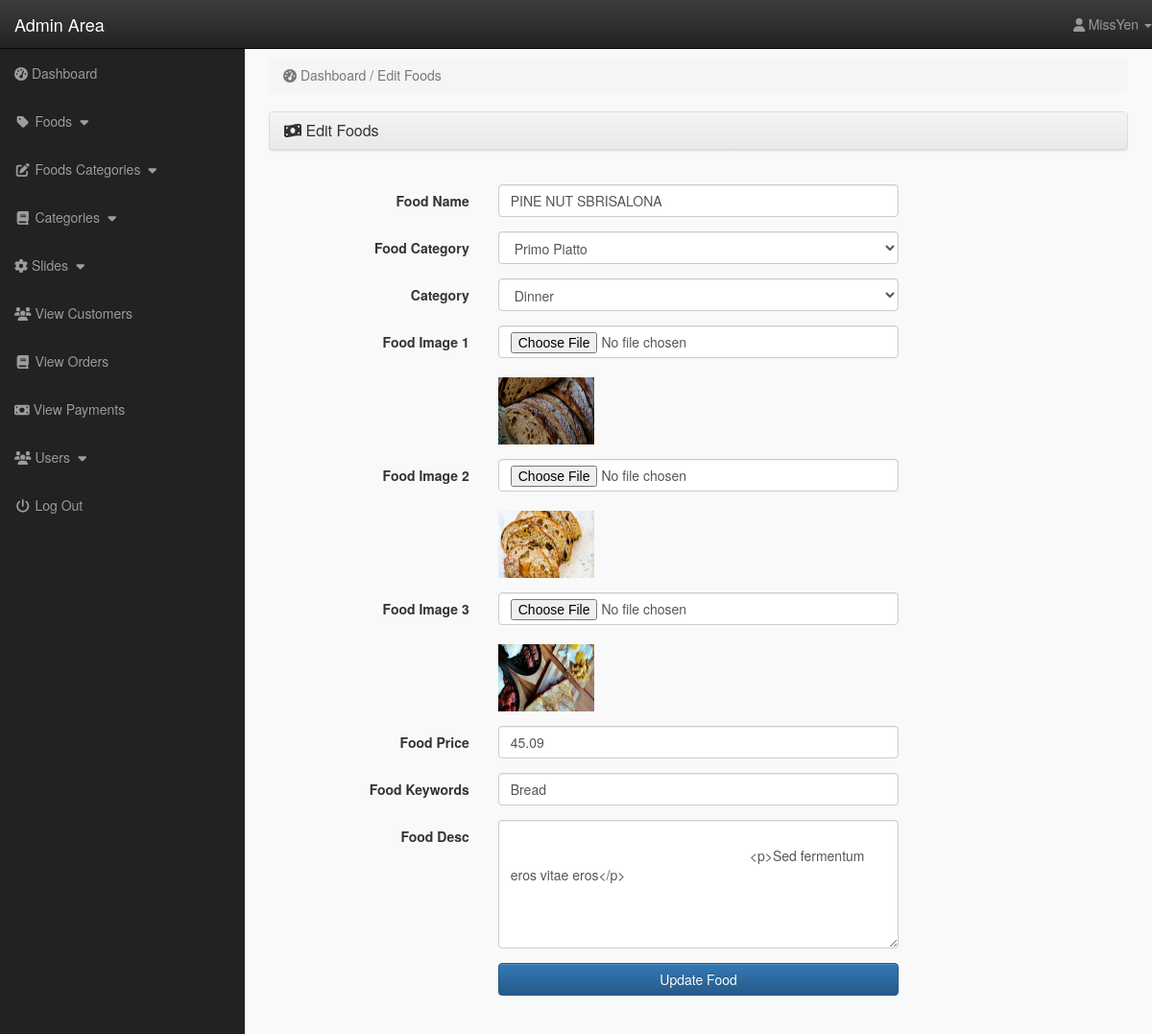
The app's page /admin_area/index.php?edit_food=1 (signed in) with its own data.
### tables this page shows
CREATE TABLE `foods` (
  `food_id` int(10) NOT NULL,
  `f_cat_id` int(10) NOT NULL,
  `cat_id` int(10) NOT NULL,
  `date` date NOT NULL,
  `food_name` text NOT NULL,
  `food_img1` text NOT NULL,
  `food_img2` text NOT NULL,
  `food_img3` text NOT NULL,
  `food_price` float NOT NULL,
  `food_keywords` text NOT NULL,
  `food_desc` text NOT NULL
);

CREATE TABLE `food_categories` (
  `f_cat_id` int(10) NOT NULL,
  `f_cat_name` text NOT NULL,
  `f_cat_desc` text NOT NULL
);

CREATE TABLE `categories` (
  `cat_id` int(10) NOT NULL,
  `cat_name` text NOT NULL,
  `cat_desc` text NOT NULL
);

### admin_area/edit_food.php (the view, shortened to what this page needs)
<?php
if(!isset($_SESSION['admin_email'])){
	echo "<script>window.open('login.php','_self')</script>";
}else{
?>
<?php
	if(isset($_GET['edit_food'])){
		$edit_id = $_GET['edit_food'];
		$get_edit_foods = "select * from foods where food_id='$edit_id'";
		$run_edit_foods = mysqli_query($conn,$get_edit_foods);
		$row_edit_foods = mysqli_fetch_array($run_edit_foods);
		$f_cat_id = $row_edit_foods['f_cat_id'];
		$cat_id = $row_edit_foods['cat_id'];
		$food_name = $row_edit_foods['food_name'];
		$food_img1 = $row_edit_foods['food_img1'];
		$food_img2 = $row_edit_foods['food_img2'];
		$food_img3 = $row_edit_foods['food_img3'];
		$food_price = $row_edit_foods['food_price'];
		$food_keywords = $row_edit_foods['food_keywords'];
		$food_desc = $row_edit_foods['food_desc'];
	}
	$get_f_cat = "select * from food_categories where f_cat_id='$f_cat_id'";
	$run_f_cat = mysqli_query($conn,$get_f_cat);
	$row_f_cat = mysqli_fetch_array($run_f_cat);
	$f_cat_name = $row_f_cat['f_cat_name'];
	$get_cat = "select * from categories where cat_id='$cat_id'";
	$run_cat = mysqli_query($conn,$get_cat);
	$row_cat = mysqli_fetch_array($run_cat);
	$cat_name = $row_cat['cat_name'];
?>
	<div class="row">
		<div class="col-lg-12">
			<ol class="breadcrumb">
				<li class="active">
					<i class="fas fa-tachometer-alt"></i> Dashboard / Edit Foods
				</li>
			</ol>
		</div>
	</div>
	<div class="row">
		<div class="col-lg-12">
			<div class="panel panel-default">
				<div class="panel-heading">
					<h3 class="panel-title">
						<i class="fas fa-money-bill-wave"></i> Edit Foods
					</h3>
				</div>
			</div>
			<div class="panel-body">
				<form action="" class="form-horizontal" method="post" enctype="multipart/form-data">
					<div class="form-group">
						<label for="" class="col-md-3 control-label">Food Name</label>
						<div class="col-md-6">
							<input type="text" class="form-control" name="food_name" value="<?php echo $food_name; ?>" required>
						</div>
					</div>
					<div class="form-group">
						<label for="" class="col-md-3 control-label">Food Category</label>
						<div class="col-md-6">
							<select name="f_cat_id" class="form-control">
								<option value="<?php echo $f_cat_id; ?>"> <?php echo $f_cat_name; ?> </option>
							</select>
						</div>
					</div>
					<div class="form-group">
						<label for="" class="col-md-3 control-label"> Category</label>
						<div class="col-md-6">
							<select name="cat_id" class="form-control">
								<option value="<?php echo $cat_id; ?>"> <?php echo $cat_name; ?> </option>
							</select>
						</div>
					</div>
					<div class="form-group">
						<label for="" class="col-md-3 control-label">Food Image 1 </label>
						<div class="col-md-6">
							<input type="file" class="form-control" name="food_img1">
							<br>
							<img src="product_images/<?php echo $food_img1; ?>" alt="<?php echo $food_name; ?>" width="100" height="70">
						</div>
					</div>
					<div class="form-group">
						<label for="" class="col-md-3 control-label">Food Image 2 </label>
						<div class="col-md-6">
							<input type="file" class="form-control" name="food_img2">
							<br>
							<img src="product_images/<?php echo $food_img2; ?>" alt="<?php echo $food_name; ?>" width="100" height="70">
						</div>
					</div>
					<div class="form-group">
						<label for="" class="col-md-3 control-label">Food Image 3 </label>
						<div class="col-md-6">
							<input type="file" class="form-control" name="food_img3">
							<br>
							<img src="product_images/<?php echo $food_img3; ?>" alt="<?php echo $food_name; ?>" width="100" height="70">
						</div>
					</div>
					<div class="form-group">
						<label for="" class="col-md-3 control-label">Food Price</label>
						<div class="col-md-6">
							<input type="text" class="form-control" name="food_price" value="<?php echo $food_price; ?>" required>
						</div>
					</div>
					<div class="form-group">
						<label for="" class="col-md-3 control-label">Food Keywords </label>
						<div class="col-md-6">
							<input type="text" class="form-control" name="food_keywords" value="<?php echo $food_keywords; ?>" required>
						</div>
					</div>
					<div class="form-group">
						<label for="" class="col-md-3 control-label">Food Desc </label>
						<div class="col-md-6">
							<textarea name="food_desc" class="form-control" cols="19" rows="6">
								<?php echo $food_desc; ?>
							</textarea>
						</div>
					</div>
					<div class="form-group">
						<label for="" class="col-md-3 control-label"></label>
						<div class="col-md-6">
							<input type="submit" class="btn btn-primary form-control" name="update" value="Update Food">
						</div>
					</div>
				</form>
			</div>
		</div>
	</div>
	<?php } ?>

### admin_area/includes/sidebar.php (shortened to what this page needs)
<?php
    if(!isset($_SESSION['admin_email'])){
        echo "<script>window.open('../login.php','_self')</script>";
    }else{
?>
<nav class="navbar navbar-inverse navbar-fixed-top">
    <div class="navbar-header">
        <a href="index.php?dashboard" class="navbar-brand">Admin Area</a>
    </div>
    <ul class="nav navbar-right top-nav">
        <li class="dropdown">
            <a href="#" class="dropdown-toggle" data-toggle="dropdown">
                <i class="fa fa-user"></i> <?php echo $admin_name; ?> <b class="caret"></b>
            </a>
        </li>
    </ul>
    <div class="collapse navbar-collapse navbar-ex1-collapse">
        <ul class="nav navbar-nav side-nav">
            <li>
                <a href="index.php?dashboard">
                    <i class="fas fa-tachometer-alt"></i> Dashboard
                </a>
            </li>
            <li>
                <a href="#" data-toggle="collapse" data-target="#products">
                    <i class="fa fa-fw fa-tag"></i> Foods
                    <i class="fa fa-fw fa-caret-down"></i>
                </a>
            </li>
            <li>
                <a href="#" data-toggle="collapse" data-target="#p_cat">
                    <i class="fa fa-fw fa-edit"></i> Foods Categories
                    <i class="fa fa-fw fa-caret-down"></i>
                </a>
            </li>
            <li>
                <a href="#" data-toggle="collapse" data-target="#cat">
                    <i class="fa fa-fw fa-book"></i> Categories
                    <i class="fa fa-fw fa-caret-down"></i>
                </a>
            </li>
            <li>
                <a href="#" data-toggle="collapse" data-target="#slides">
                    <i class="fas fa-cog"></i> Slides
                    <i class="fa fa-fw fa-caret-down"></i>
                </a>
            </li>
            <li>
                <a href="index.php?view_customers">
                    <i class="fa fa-fw fa-users"></i> View Customers
                </a>
            </li>
            <li>
                <a href="index.php?view_orders">
                    <i class="fa fa-fw fa-book"></i> View Orders
                </a>
            </li>
            <li>
                <a href="index.php?view_payments">
                    <i class="fas fa-money-bill"></i> View Payments
                </a>
            </li>
            <li>
                <a href="#" data-toggle="collapse" data-target="#users">
                    <i class="fa fa-fw fa-users"></i> Users
                    <i class="fa fa-fw fa-caret-down"></i>
                </a>
            </li>
            <li>
                <a href="logout.php">
                    <i class="fa fa-fw fa-power-off"></i> Log Out
                </a>
            </li>
        </ul>
    </div>
</nav>
<?php } ?>

### admin_area/css/style_admin.css (style rules this page uses)
body { margin-top: 100px; }
@media (min-width: 768px) { body { margin-top: 50px; } }
.top-nav { 0 15px; }
.top-nav>li { float: left; display: inline-block; }
.top-nav>li>a { color: #999999; line-height: 20px; padding-top: 15px; padding-bottom: 15px; }
@media (min-width: 768px) { .side-nav { position: fixed; top: 51px; bottom: 0; width: 255px; overflow-y: auto; overflow-x: hidden; background-color: #222222; padding-bottom: 40px; border-radius: 0; } }
@media (min-width: 768px) { .side-nav>li>a { width: 255px; } }
.panel-body { border-radius: 5px; }

### records on screen
foods: food_name "PINE NUT SBRISALONA", food_img1 (picture), food_img2 (picture), food_img3 (picture), food_price "45.09", food_keywords "Bread", food_desc "<p>Sed fermentum eros vitae eros</p>"
food_categories: f_cat_id "Primo Piatto"
categories: cat_id "Dinner"

### other values on screen
$admin_name "MissYen"
